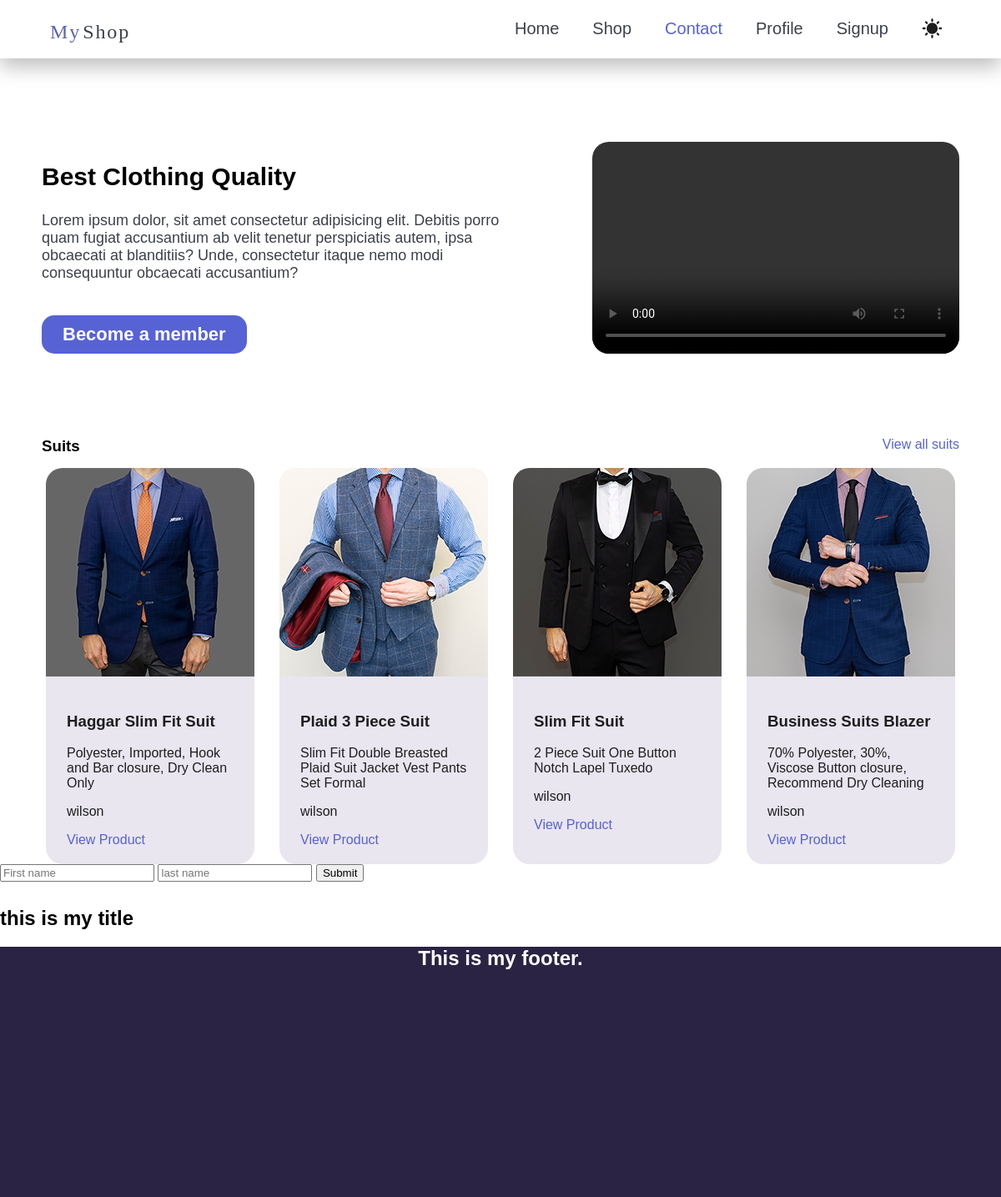
The page / on the database its author committed.
### products/models.py (models this page shows, shortened)
class Product(models.Model):
    title = models.CharField(max_length=70)
    description = models.TextField()
    category = models.ManyToManyField(Category)
    image = models.ImageField(blank = True,upload_to='product-img')
    brand = models.ForeignKey(Brand, on_delete=models.CASCADE, null=True, related_name="products")
    price = models.PositiveIntegerField()
    slug = models.SlugField(blank = True)
    is_bestseller = models.BooleanField(default=False)
    suggestions = models.ManyToManyField('self')

class Brand(models.Model):
    title = models.CharField(max_length=70)
    logo = models.ImageField()
    address = models.OneToOneField(Address, on_delete=models.CASCADE, null=True)

### products/views.py (the view, shortened to what this page needs)
# urls.py: path('',views.IndexView.as_view(),name="home"),#home page
class IndexView(View):
    def get(self, request):
        user = "wilson"
        product_numb = 7
        products = Product.objects.all().order_by("id")[:4]#limit to 4 suits
        return render(request,"products/home.html",{
            "name":user,
            "product_numb":product_numb,
            "products":products,
        })

### products/templates/products/home.html (shortened to what this page needs)
{% extends 'base.html' %}
{%load static%}
{%block css %}{% static "products/style.css"%}{%endblock%}
{%block body%}
{%include "includes/nav.html"%}
<section id="intro">
    <div style="width: 50%;">
        <h1>Best Clothing Quality</h1>
        <p>Lorem ipsum dolor, sit amet consectetur adipisicing elit. Debitis porro quam fugiat accusantium ab velit tenetur perspiciatis autem, ipsa obcaecati at blanditiis? Unde, consectetur itaque nemo modi consequuntur obcaecati accusantium?</p>
        <a onclick="hideNav()">Become a member</a>
    </div>
    <video controls>
        <source src="{% static 'products/vid/intro-video.mp4'%}">
    </video>
</section>
<div class="product-nav">
    <h3>Suits</h3>
    <a href="{% url 'productcat' 'dresses'%}">View all suits</a>
</div>
<main id="products-intro">
    {%for product in products%}
        <div class="product-card">
            <img src="{{ product.image.url }}" class="product-img">
            <div style="padding:20px 25px">
                <h3>{{product.title}}</h3>
                <p>{{product.description}}</p>
                {% if product.brand %}
                    <p>{{product.brand.title}}</p>
                {% endif %}
                <a href="{% url 'product_page' product.brand.title product.slug%}">View Product</a>
            </div>
        </div>
    {% endfor %}
</main>
<form>
    <input placeholder="First name" id = "name">
    <input placeholder="last name" id = "lastname">
    <button type = "button" onclick="submitForm()">Submit</button>
</form>
<h2 id = displayTitle>this is my title</h2>
<footer>
    <h2>This is my footer.</h2>
</footer>
{%endblock%}

### products/static/products/style.css (style rules this page uses)
body { font-family: Arial, Helvetica, sans-serif; margin: 0; }
input { margin:0 0 10px 0; }
#intro { display: flex; width: 1100px; margin: 100px auto; justify-content: space-between; }
#intro h1 { font-size: 30px; }
#intro p { font-size: 18px; margin-bottom: 40px; color: #3C404A; }
#intro a { background-color: #5762D5; color: white; padding: 10px 25px; font-size: 22px; font-weight: bold; border-radius: 15px; transition-duration: 0.3s; display: block; width: fit-content; animation: slide-up 1s; }
video { width: 40%; border-radius: 20px; }
.product-nav { display: flex; justify-content:space-between; width: 1100px; margin: 15px auto; }
.product-nav h3 { margin: 0; }
.product-nav a, main a { color: #5762D5; text-decoration: none; transition-duration: 0.3s; }
#products-intro { display: flex; flex-wrap: wrap; justify-content: center; width: 1100px; margin: auto; gap: 30px 30px; }
.product-card { background-color: #e9e6f0; color: #1E1E1E; border-radius: 20px; width: 250px; }
.product-img { border-radius: 20px 20px 0 0; transition-duration: 0.3s; }
footer { background-color: #2B2343; height: 300px; width: 100%; color: white; text-align: center; }

### rows shown on the page
Product: image (picture), title "Haggar Slim Fit Suit", description "Polyester, Imported, Hook and Bar closure, Dry Clean Only", brand "wilson"
Product: image (picture), title "Plaid 3 Piece Suit", description "Slim Fit Double Breasted Plaid Suit Jacket Vest Pants Set Formal", brand "wilson"
Product: image (picture), title "Slim Fit Suit", description "2 Piece Suit One Button Notch Lapel Tuxedo", brand "wilson"
Product: image (picture), title "Business Suits Blazer", description "70% Polyester, 30%, Viscose Button closure, Recommend Dry Cleaning", brand "wilson"
